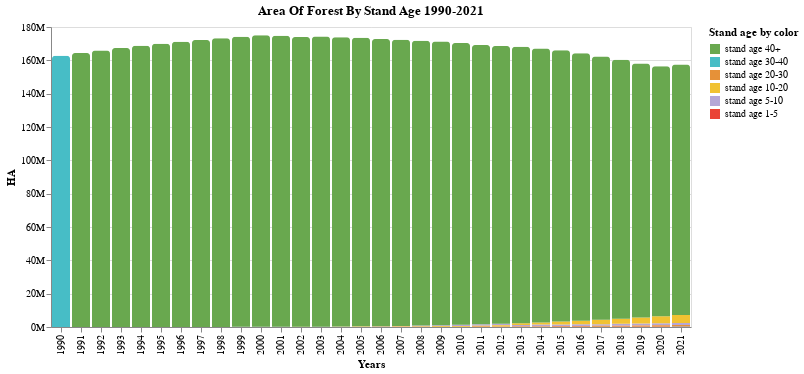

The cell this chart's notebook holds for it:
### Code cell
import altair as alt
chart_title = "area of forest by stand age 1990-2021".title()

alt.Chart(df, title=chart_title).mark_bar(
    cornerRadiusTopLeft=3,
    cornerRadiusTopRight=3
).encode(
    alt.X('year:O', title='Years'),
    alt.Y('sumHa:Q', title='HA', axis=alt.Axis(format='~s')),#sort=alt.EncodingSortField(field='readable', order='ascending')
    alt.Color('readable:O',  legend=alt.Legend(title="Stand age by color"), #sort=alt.EncodingSortField(field='sumHa', order='descending')
              scale=alt.Scale(domain = [ 'stand age 40+','stand age 30-40', 'stand age 20-30','stand age 10-20','stand age 5-10','stand age 1-5'],
#                               scheme='greens'
                              range=['#69a84f','#47bdc6','#e69138','#f1c232','#b5a7d6','#ea4335']
                             ),
              # https://vega.github.io/vega/docs/schemes/#reference
             ),
    order='sumHa:O'
)

### Figure 1 — Vega-Lite specification as saved in the notebook (floating-point values rounded to 4 significant figures)
{"config": {"view": {"continuousWidth": 400, "continuousHeight": 300}}, "data": {"name": "data-60323c042e758ae302c4c7b6f579fd32"}, "mark": {"type": "bar", "cornerRadiusTopLeft": 3, "cornerRadiusTopRight": 3}, "encoding": {"color": {"type": "ordinal", "field": "readable", "legend": {"title": "Stand age by color"}, "scale": {"domain": ["stand age 40+", "stand age 30-40", "stand age 20-30", "stand age 10-20", "stand age 5-10", "stand age 1-5"], "range": ["#69a84f", "#47bdc6", "#e69138", "#f1c232", "#b5a7d6", "#ea4335"]}}, "order": {"type": "ordinal", "field": "sumHa"}, "x": {"type": "ordinal", "field": "year", "title": "Years"}, "y": {"type": "quantitative", "axis": {"format": "~s"}, "field": "sumHa", "title": "HA"}}, "title": "Area Of Forest By Stand Age 1990-2021", "$schema": "https://vega.github.io/schema/vega-lite/v4.8.1.json", "datasets": {"data-60323c042e758ae302c4c7b6f579fd32": [{"system:index": "0_2", "map_name": "area_1990_carbon", "map_value": 6, "readable": "stand age 30-40", "sum": 1809000000.0, ".geo": "{\"type\":\"Point\",\"coordinates\":[0.0,0.0]}", "year": "1990", "sumHa": 162800000.0}, {"system:index": "1_2", "map_name": "area_1991_carbon", "map_value": 2, "readable": "stand age 1-5", "sum": 3359.0, ".geo": "{\"type\":\"Point\",\"coordinates\":[0.0,0.0]}", "year": "1991", "sumHa": 302.3}, {"system:index": "1_3", "map_name": "area_1991_carbon", "map_value": 7, "readable": "stand age 40+", "sum": 1827000000.0, ".geo": "{\"type\":\"Point\",\"coordinates\":[0.0,0.0]}", "year": "1991", "sumHa": 164400000.0}, {"system:index": "2_2", "map_name": "area_1992_carbon", "map_value": 2, "readable": "stand age 1-5", "sum": 18100.0, ".geo": "{\"type\":\"Point\",\"coordinates\":[0.0,0.0]}", "year": "1992", "sumHa": 1629.0}, {"system:index": "2_3", "map_name": "area_1992_carbon", "map_value": 7, "readable": "stand age 40+", "sum": 1843000000.0, ".geo": "{\"type\":\"Point\",\"coordinates\":[0.0,0.0]}", "year": "1992", "sumHa": 165900000.0}, {"system:index": "3_2", "map_name": "area_1993_carbon", "map_value": 2, "readable": "stand age 1-5", "sum": 52780.0, ".geo": "{\"type\":\"Point\",\"coordinates\":[0.0,0.0]}", "year": "1993", "sumHa": 4750.0}, {"system:index": "3_3", "map_name": "area_1993_carbon", "map_value": 7, "readable": "stand age 40+", "sum": 1859000000.0, ".geo": "{\"type\":\"Point\",\"coordinates\":[0.0,0.0]}", "year": "1993", "sumHa": 167300000.0}, {"system:index": "4_2", "map_name": "area_1994_carbon", "map_value": 2, "readable": "stand age 1-5", "sum": 114300.0, ".geo": "{\"type\":\"Point\",\"coordinates\":[0.0,0.0]}", "year": "1994", "sumHa": 10280.0}, {"system:index": "4_3", "map_name": "area_1994_carbon", "map_value": 7, "readable": "stand age 40+", "sum": 1875000000.0, ".geo": "{\"type\":\"Point\",\"coordinates\":[0.0,0.0]}", "year": "1994", "sumHa": 168700000.0}, {"system:index": "5_2", "map_name": "area_1995_carbon", "map_value": 2, "readable": "stand age 1-5", "sum": 205700.0, ".geo": "{\"type\":\"Point\",\"coordinates\":[0.0,0.0]}", "year": "1995", "sumHa": 18510.0}, {"system:index": "5_3", "map_name": "area_1995_carbon", "map_value": 7, "readable": "stand age 40+", "sum": 1889000000.0, ".geo": "{\"type\":\"Point\",\"coordinates\":[0.0,0.0]}", "year": "1995", "sumHa": 170000000.0}, {"system:index": "6_2", "map_name": "area_1996_carbon", "map_value": 2, "readable": "stand age 1-5", "sum": 200900.0, ".geo": "{\"type\":\"Point\",\"coordinates\":[0.0,0.0]}", "year": "1996", "sumHa": 18080.0}, {"system:index": "6_3", "map_name": "area_1996_carbon", "map_value": 3, "readable": "stand age 5-10", "sum": 127800.0, ".geo": "{\"type\":\"Point\",\"coordinates\":[0.0,0.0]}", "year": "1996", "sumHa": 11500.0}, {"system:index": "6_4", "map_name": "area_1996_carbon", "map_value": 7, "readable": "stand age 40+", "sum": 1902000000.0, ".geo": "{\"type\":\"Point\",\"coordinates\":[0.0,0.0]}", "year": "1996", "sumHa": 171200000.0}, {"system:index": "7_2", "map_name": "area_1997_carbon", "map_value": 2, "readable": "stand age 1-5", "sum": 186000.0, ".geo": "{\"type\":\"Point\",\"coordinates\":[0.0,0.0]}", "year": "1997", "sumHa": 16740.0}, {"system:index": "7_3", "map_name": "area_1997_carbon", "map_value": 3, "readable": "stand age 5-10", "sum": 299300.0, ".geo": "{\"type\":\"Point\",\"coordinates\":[0.0,0.0]}", "year": "1997", "sumHa": 26930.0}, {"system:index": "7_4", "map_name": "area_1997_carbon", "map_value": 7, "readable": "stand age 40+", "sum": 1914000000.0, ".geo": "{\"type\":\"Point\",\"coordinates\":[0.0,0.0]}", "year": "1997", "sumHa": 172200000.0}, {"system:index": "8_2", "map_name": "area_1998_carbon", "map_value": 2, "readable": "stand age 1-5", "sum": 138600.0, ".geo": "{\"type\":\"Point\",\"coordinates\":[0.0,0.0]}", "year": "1998", "sumHa": 12470.0}, {"system:index": "8_3", "map_name": "area_1998_carbon", "map_value": 3, "readable": "stand age 5-10", "sum": 539300.0, ".geo": "{\"type\":\"Point\",\"coordinates\":[0.0,0.0]}", "year": "1998", "sumHa": 48540.0}, {"system:index": "8_4", "map_name": "area_1998_carbon", "map_value": 7, "readable": "stand age 40+", "sum": 1924000000.0, ".geo": "{\"type\":\"Point\",\"coordinates\":[0.0,0.0]}", "year": "1998", "sumHa": 173200000.0}, {"system:index": "9_2", "map_name": "area_1999_carbon", "map_value": 2, "readable": "stand age 1-5", "sum": 141900.0, ".geo": "{\"type\":\"Point\",\"coordinates\":[0.0,0.0]}", "year": "1999", "sumHa": 12770.0}, {"system:index": "9_3", "map_name": "area_1999_carbon", "map_value": 3, "readable": "stand age 5-10", "sum": 769100.0, ".geo": "{\"type\":\"Point\",\"coordinates\":[0.0,0.0]}", "year": "1999", "sumHa": 69220.0}, {"system:index": "9_4", "map_name": "area_1999_carbon", "map_value": 7, "readable": "stand age 40+", "sum": 1934000000.0, ".geo": "{\"type\":\"Point\",\"coordinates\":[0.0,0.0]}", "year": "1999", "sumHa": 174100000.0}, {"system:index": "10_2", "map_name": "area_2000_carbon", "map_value": 2, "readable": "stand age 1-5", "sum": 168000.0, ".geo": "{\"type\":\"Point\",\"coordinates\":[0.0,0.0]}", "year": "2000", "sumHa": 15120.0}, {"system:index": "10_3", "map_name": "area_2000_carbon", "map_value": 3, "readable": "stand age 5-10", "sum": 1021000.0, ".geo": "{\"type\":\"Point\",\"coordinates\":[0.0,0.0]}", "year": "2000", "sumHa": 91910.0}, {"system:index": "10_4", "map_name": "area_2000_carbon", "map_value": 7, "readable": "stand age 40+", "sum": 1943000000.0, ".geo": "{\"type\":\"Point\",\"coordinates\":[0.0,0.0]}", "year": "2000", "sumHa": 174900000.0}, {"system:index": "11_2", "map_name": "area_2001_carbon", "map_value": 2, "readable": "stand age 1-5", "sum": 199100.0, ".geo": "{\"type\":\"Point\",\"coordinates\":[0.0,0.0]}", "year": "2001", "sumHa": 17920.0}, {"system:index": "11_3", "map_name": "area_2001_carbon", "map_value": 3, "readable": "stand age 5-10", "sum": 960600.0, ".geo": "{\"type\":\"Point\",\"coordinates\":[0.0,0.0]}", "year": "2001", "sumHa": 86450.0}, {"system:index": "11_4", "map_name": "area_2001_carbon", "map_value": 4, "readable": "stand age 10-20", "sum": 351800.0, ".geo": "{\"type\":\"Point\",\"coordinates\":[0.0,0.0]}", "year": "2001", "sumHa": 31660.0}, {"system:index": "11_5", "map_name": "area_2001_carbon", "map_value": 7, "readable": "stand age 40+", "sum": 1940000000.0, ".geo": "{\"type\":\"Point\",\"coordinates\":[0.0,0.0]}", "year": "2001", "sumHa": 174600000.0}, {"system:index": "12_2", "map_name": "area_2002_carbon", "map_value": 2, "readable": "stand age 1-5", "sum": 261100.0, ".geo": "{\"type\":\"Point\",\"coordinates\":[0.0,0.0]}", "year": "2002", "sumHa": 23500.0}, {"system:index": "12_3", "map_name": "area_2002_carbon", "map_value": 3, "readable": "stand age 5-10", "sum": 889000.0, ".geo": "{\"type\":\"Point\",\"coordinates\":[0.0,0.0]}", "year": "2002", "sumHa": 80010.0}, {"system:index": "12_4", "map_name": "area_2002_carbon", "map_value": 4, "readable": "stand age 10-20", "sum": 759400.0, ".geo": "{\"type\":\"Point\",\"coordinates\":[0.0,0.0]}", "year": "2002", "sumHa": 68340.0}, {"system:index": "12_5", "map_name": "area_2002_carbon", "map_value": 7, "readable": "stand age 40+", "sum": 1932000000.0, ".geo": "{\"type\":\"Point\",\"coordinates\":[0.0,0.0]}", "year": "2002", "sumHa": 173900000.0}, {"system:index": "13_2", "map_name": "area_2003_carbon", "map_value": 2, "readable": "stand age 1-5", "sum": 414100.0, ".geo": "{\"type\":\"Point\",\"coordinates\":[0.0,0.0]}", "year": "2003", "sumHa": 37270.0}, {"system:index": "13_3", "map_name": "area_2003_carbon", "map_value": 3, "readable": "stand age 5-10", "sum": 770500.0, ".geo": "{\"type\":\"Point\",\"coordinates\":[0.0,0.0]}", "year": "2003", "sumHa": 69350.0}, {"system:index": "13_4", "map_name": "area_2003_carbon", "map_value": 4, "readable": "stand age 10-20", "sum": 1282000.0, ".geo": "{\"type\":\"Point\",\"coordinates\":[0.0,0.0]}", "year": "2003", "sumHa": 115400.0}, {"system:index": "13_5", "map_name": "area_2003_carbon", "map_value": 7, "readable": "stand age 40+", "sum": 1934000000.0, ".geo": "{\"type\":\"Point\",\"coordinates\":[0.0,0.0]}", "year": "2003", "sumHa": 174000000.0}, {"system:index": "14_2", "map_name": "area_2004_carbon", "map_value": 2, "readable": "stand age 1-5", "sum": 690000.0, ".geo": "{\"type\":\"Point\",\"coordinates\":[0.0,0.0]}", "year": "2004", "sumHa": 62100.0}, {"system:index": "14_3", "map_name": "area_2004_carbon", "map_value": 3, "readable": "stand age 5-10", "sum": 861800.0, ".geo": "{\"type\":\"Point\",\"coordinates\":[0.0,0.0]}", "year": "2004", "sumHa": 77560.0}, {"system:index": "14_4", "map_name": "area_2004_carbon", "map_value": 4, "readable": "stand age 10-20", "sum": 1683000.0, ".geo": "{\"type\":\"Point\",\"coordinates\":[0.0,0.0]}", "year": "2004", "sumHa": 151500.0}, {"system:index": "14_5", "map_name": "area_2004_carbon", "map_value": 7, "readable": "stand age 40+", "sum": 1928000000.0, ".geo": "{\"type\":\"Point\",\"coordinates\":[0.0,0.0]}", "year": "2004", "sumHa": 173600000.0}, {"system:index": "15_2", "map_name": "area_2005_carbon", "map_value": 2, "readable": "stand age 1-5", "sum": 1195000.0, ".geo": "{\"type\":\"Point\",\"coordinates\":[0.0,0.0]}", "year": "2005", "sumHa": 107500.0}, {"system:index": "15_3", "map_name": "area_2005_carbon", "map_value": 3, "readable": "stand age 5-10", "sum": 979700.0, ".geo": "{\"type\":\"Point\",\"coordinates\":[0.0,0.0]}", "year": "2005", "sumHa": 88170.0}, {"system:index": "15_4", "map_name": "area_2005_carbon", "map_value": 4, "readable": "stand age 10-20", "sum": 2079000.0, ".geo": "{\"type\":\"Point\",\"coordinates\":[0.0,0.0]}", "year": "2005", "sumHa": 187100.0}, {"system:index": "15_5", "map_name": "area_2005_carbon", "map_value": 7, "readable": "stand age 40+", "sum": 1924000000.0, ".geo": "{\"type\":\"Point\",\"coordinates\":[0.0,0.0]}", "year": "2005", "sumHa": 173200000.0}, {"system:index": "16_2", "map_name": "area_2006_carbon", "map_value": 2, "readable": "stand age 1-5", "sum": 1911000.0, ".geo": "{\"type\":\"Point\",\"coordinates\":[0.0,0.0]}", "year": "2006", "sumHa": 172000.0}, {"system:index": "16_3", "map_name": "area_2006_carbon", "map_value": 3, "readable": "stand age 5-10", "sum": 1112000.0, ".geo": "{\"type\":\"Point\",\"coordinates\":[0.0,0.0]}", "year": "2006", "sumHa": 100100.0}, {"system:index": "16_4", "map_name": "area_2006_carbon", "map_value": 4, "readable": "stand age 10-20", "sum": 2525000.0, ".geo": "{\"type\":\"Point\",\"coordinates\":[0.0,0.0]}", "year": "2006", "sumHa": 227300.0}, {"system:index": "16_5", "map_name": "area_2006_carbon", "map_value": 7, "readable": "stand age 40+", "sum": 1915000000.0, ".geo": "{\"type\":\"Point\",\"coordinates\":[0.0,0.0]}", "year": "2006", "sumHa": 172300000.0}, {"system:index": "17_2", "map_name": "area_2007_carbon", "map_value": 2, "readable": "stand age 1-5", "sum": 1901000.0, ".geo": "{\"type\":\"Point\",\"coordinates\":[0.0,0.0]}", "year": "2007", "sumHa": 171100.0}, {"system:index": "17_3", "map_name": "area_2007_carbon", "map_value": 3, "readable": "stand age 5-10", "sum": 2257000.0, ".geo": "{\"type\":\"Point\",\"coordinates\":[0.0,0.0]}", "year": "2007", "sumHa": 203200.0}, {"system:index": "17_4", "map_name": "area_2007_carbon", "map_value": 4, "readable": "stand age 10-20", "sum": 3035000.0, ".geo": "{\"type\":\"Point\",\"coordinates\":[0.0,0.0]}", "year": "2007", "sumHa": 273100.0}, {"system:index": "17_5", "map_name": "area_2007_carbon", "map_value": 7, "readable": "stand age 40+", "sum": 1908000000.0, ".geo": "{\"type\":\"Point\",\"coordinates\":[0.0,0.0]}", "year": "2007", "sumHa": 171800000.0}, {"system:index": "18_2", "map_name": "area_2008_carbon", "map_value": 2, "readable": "stand age 1-5", "sum": 1476000.0, ".geo": "{\"type\":\"Point\",\"coordinates\":[0.0,0.0]}", "year": "2008", "sumHa": 132900.0}, {"system:index": "18_3", "map_name": "area_2008_carbon", "map_value": 3, "readable": "stand age 5-10", "sum": 4081000.0, ".geo": "{\"type\":\"Point\",\"coordinates\":[0.0,0.0]}", "year": "2008", "sumHa": 367300.0}, {"system:index": "18_4", "map_name": "area_2008_carbon", "map_value": 4, "readable": "stand age 10-20", "sum": 3651000.0, ".geo": "{\"type\":\"Point\",\"coordinates\":[0.0,0.0]}", "year": "2008", "sumHa": 328600.0}, {"system:index": "18_5", "map_name": "area_2008_carbon", "map_value": 7, "readable": "stand age 40+", "sum": 1900000000.0, ".geo": "{\"type\":\"Point\",\"coordinates\":[0.0,0.0]}", "year": "2008", "sumHa": 171000000.0}, {"system:index": "19_2", "map_name": "area_2009_carbon", "map_value": 2, "readable": "stand age 1-5", "sum": 2007000.0, ".geo": "{\"type\":\"Point\",\"coordinates\":[0.0,0.0]}", "year": "2009", "sumHa": 180700.0}, {"system:index": "19_3", "map_name": "area_2009_carbon", "map_value": 3, "readable": "stand age 5-10", "sum": 5176000.0, ".geo": "{\"type\":\"Point\",\"coordinates\":[0.0,0.0]}", "year": "2009", "sumHa": 465800.0}, {"system:index": "19_4", "map_name": "area_2009_carbon", "map_value": 4, "readable": "stand age 10-20", "sum": 4431000.0, ".geo": "{\"type\":\"Point\",\"coordinates\":[0.0,0.0]}", "year": "2009", "sumHa": 398800.0}, {"system:index": "19_5", "map_name": "area_2009_carbon", "map_value": 7, "readable": "stand age 40+", "sum": 1891000000.0, ".geo": "{\"type\":\"Point\",\"coordinates\":[0.0,0.0]}", "year": "2009", "sumHa": 170200000.0}, {"system:index": "20_2", "map_name": "area_2010_carbon", "map_value": 2, "readable": "stand age 1-5", "sum": 1979000.0, ".geo": "{\"type\":\"Point\",\"coordinates\":[0.0,0.0]}", "year": "2010", "sumHa": 178100.0}, {"system:index": "20_3", "map_name": "area_2010_carbon", "map_value": 3, "readable": "stand age 5-10", "sum": 7316000.0, ".geo": "{\"type\":\"Point\",\"coordinates\":[0.0,0.0]}", "year": "2010", "sumHa": 658400.0}, {"system:index": "20_4", "map_name": "area_2010_carbon", "map_value": 4, "readable": "stand age 10-20", "sum": 5159000.0, ".geo": "{\"type\":\"Point\",\"coordinates\":[0.0,0.0]}", "year": "2010", "sumHa": 464300.0}, {"system:index": "20_5", "map_name": "area_2010_carbon", "map_value": 7, "readable": "stand age 40+", "sum": 1880000000.0, ".geo": "{\"type\":\"Point\",\"coordinates\":[0.0,0.0]}", "year": "2010", "sumHa": 169200000.0}, {"system:index": "21_2", "map_name": "area_2011_carbon", "map_value": 2, "readable": "stand age 1-5", "sum": 2180000.0, ".geo": "{\"type\":\"Point\",\"coordinates\":[0.0,0.0]}", "year": "2011", "sumHa": 196200.0}, {"system:index": "21_3", "map_name": "area_2011_carbon", "map_value": 3, "readable": "stand age 5-10", "sum": 9548000.0, ".geo": "{\"type\":\"Point\",\"coordinates\":[0.0,0.0]}", "year": "2011", "sumHa": 859300.0}, {"system:index": "21_4", "map_name": "area_2011_carbon", "map_value": 4, "readable": "stand age 10-20", "sum": 5194000.0, ".geo": "{\"type\":\"Point\",\"coordinates\":[0.0,0.0]}", "year": "2011", "sumHa": 467400.0}, {"system:index": "21_5", "map_name": "area_2011_carbon", "map_value": 5, "readable": "stand age 20-30", "sum": 790700.0, ".geo": "{\"type\":\"Point\",\"coordinates\":[0.0,0.0]}", "year": "2011", "sumHa": 71160.0}, {"system:index": "21_6", "map_name": "area_2011_carbon", "map_value": 7, "readable": "stand age 40+", "sum": 1863000000.0, ".geo": "{\"type\":\"Point\",\"coordinates\":[0.0,0.0]}", "year": "2011", "sumHa": 167700000.0}, {"system:index": "22_2", "map_name": "area_2012_carbon", "map_value": 2, "readable": "stand age 1-5", "sum": 2022000.0, ".geo": "{\"type\":\"Point\",\"coordinates\":[0.0,0.0]}", "year": "2012", "sumHa": 182000.0}, {"system:index": "22_3", "map_name": "area_2012_carbon", "map_value": 3, "readable": "stand age 5-10", "sum": 9811000.0, ".geo": "{\"type\":\"Point\",\"coordinates\":[0.0,0.0]}", "year": "2012", "sumHa": 883000.0}, {"system:index": "22_4", "map_name": "area_2012_carbon", "map_value": 4, "readable": "stand age 10-20", "sum": 8017000.0, ".geo": "{\"type\":\"Point\",\"coordinates\":[0.0,0.0]}", "year": "2012", "sumHa": 721600.0}, {"system:index": "22_5", "map_name": "area_2012_carbon", "map_value": 5, "readable": "stand age 20-30", "sum": 1636000.0, ".geo": "{\"type\":\"Point\",\"coordinates\":[0.0,0.0]}", "year": "2012", "sumHa": 147200.0}, {"system:index": "22_6", "map_name": "area_2012_carbon", "map_value": 7, "readable": "stand age 40+", "sum": 1853000000.0, ".geo": "{\"type\":\"Point\",\"coordinates\":[0.0,0.0]}", "year": "2012", "sumHa": 166700000.0}, {"system:index": "23_2", "map_name": "area_2013_carbon", "map_value": 2, "readable": "stand age 1-5", "sum": 2214000.0, ".geo": "{\"type\":\"Point\",\"coordinates\":[0.0,0.0]}", "year": "2013", "sumHa": 199200.0}, {"system:index": "23_3", "map_name": "area_2013_carbon", "map_value": 3, "readable": "stand age 5-10", "sum": 8681000.0, ".geo": "{\"type\":\"Point\",\"coordinates\":[0.0,0.0]}", "year": "2013", "sumHa": 781300.0}, {"system:index": "23_4", "map_name": "area_2013_carbon", "map_value": 4, "readable": "stand age 10-20", "sum": 12230000.0, ".geo": "{\"type\":\"Point\",\"coordinates\":[0.0,0.0]}", "year": "2013", "sumHa": 1101000.0}, {"system:index": "23_5", "map_name": "area_2013_carbon", "map_value": 5, "readable": "stand age 20-30", "sum": 2661000.0, ".geo": "{\"type\":\"Point\",\"coordinates\":[0.0,0.0]}", "year": "2013", "sumHa": 239500.0}, {"system:index": "23_6", "map_name": "area_2013_carbon", "map_value": 7, "readable": "stand age 40+", "sum": 1843000000.0, ".geo": "{\"type\":\"Point\",\"coordinates\":[0.0,0.0]}", "year": "2013", "sumHa": 165800000.0}, {"system:index": "24_2", "map_name": "area_2014_carbon", "map_value": 2, "readable": "stand age 1-5", "sum": 2351000.0, ".geo": "{\"type\":\"Point\",\"coordinates\":[0.0,0.0]}", "year": "2014", "sumHa": 211600.0}, {"system:index": "24_3", "map_name": "area_2014_carbon", "map_value": 3, "readable": "stand age 5-10", "sum": 10550000.0, ".geo": "{\"type\":\"Point\",\"coordinates\":[0.0,0.0]}", "year": "2014", "sumHa": 949900.0}, {"system:index": "24_4", "map_name": "area_2014_carbon", "map_value": 4, "readable": "stand age 10-20", "sum": 14350000.0, ".geo": "{\"type\":\"Point\",\"coordinates\":[0.0,0.0]}", "year": "2014", "sumHa": 1291000.0}, {"system:index": "24_5", "map_name": "area_2014_carbon", "map_value": 5, "readable": "stand age 20-30", "sum": 3331000.0, ".geo": "{\"type\":\"Point\",\"coordinates\":[0.0,0.0]}", "year": "2014", "sumHa": 299800.0}, {"system:index": "24_6", "map_name": "area_2014_carbon", "map_value": 7, "readable": "stand age 40+", "sum": 1827000000.0, ".geo": "{\"type\":\"Point\",\"coordinates\":[0.0,0.0]}", "year": "2014", "sumHa": 164400000.0}, {"system:index": "25_2", "map_name": "area_2015_carbon", "map_value": 2, "readable": "stand age 1-5", "sum": 2532000.0, ".geo": "{\"type\":\"Point\",\"coordinates\":[0.0,0.0]}", "year": "2015", "sumHa": 227900.0}, {"system:index": "25_3", "map_name": "area_2015_carbon", "map_value": 3, "readable": "stand age 5-10", "sum": 10530000.0, ".geo": "{\"type\":\"Point\",\"coordinates\":[0.0,0.0]}", "year": "2015", "sumHa": 947400.0}, {"system:index": "25_4", "map_name": "area_2015_carbon", "map_value": 4, "readable": "stand age 10-20", "sum": 18900000.0, ".geo": "{\"type\":\"Point\",\"coordinates\":[0.0,0.0]}", "year": "2015", "sumHa": 1701000.0}, {"system:index": "25_5", "map_name": "area_2015_carbon", "map_value": 5, "readable": "stand age 20-30", "sum": 3931000.0, ".geo": "{\"type\":\"Point\",\"coordinates\":[0.0,0.0]}", "year": "2015", "sumHa": 353800.0}, {"system:index": "25_6", "map_name": "area_2015_carbon", "map_value": 7, "readable": "stand age 40+", "sum": 1809000000.0, ".geo": "{\"type\":\"Point\",\"coordinates\":[0.0,0.0]}", "year": "2015", "sumHa": 162800000.0}, {"system:index": "26_2", "map_name": "area_2016_carbon", "map_value": 2, "readable": "stand age 1-5", "sum": 2581000.0, ".geo": "{\"type\":\"Point\",\"coordinates\":[0.0,0.0]}", "year": "2016", "sumHa": 232300.0}, {"system:index": "26_3", "map_name": "area_2016_carbon", "map_value": 3, "readable": "stand age 5-10", "sum": 11330000.0, ".geo": "{\"type\":\"Point\",\"coordinates\":[0.0,0.0]}", "year": "2016", "sumHa": 1020000.0}, {"system:index": "26_4", "map_name": "area_2016_carbon", "map_value": 4, "readable": "stand age 10-20", "sum": 23170000.0, ".geo": "{\"type\":\"Point\",\"coordinates\":[0.0,0.0]}", "year": "2016", "sumHa": 2086000.0}, {"system:index": "26_5", "map_name": "area_2016_carbon", "map_value": 5, "readable": "stand age 20-30", "sum": 4598000.0, ".geo": "{\"type\":\"Point\",\"coordinates\":[0.0,0.0]}", "year": "2016", "sumHa": 413800.0}, {"system:index": "26_6", "map_name": "area_2016_carbon", "map_value": 7, "readable": "stand age 40+", "sum": 1783000000.0, ".geo": "{\"type\":\"Point\",\"coordinates\":[0.0,0.0]}", "year": "2016", "sumHa": 160500000.0}, {"system:index": "27_2", "map_name": "area_2017_carbon", "map_value": 2, "readable": "stand age 1-5", "sum": 2275000.0, ".geo": "{\"type\":\"Point\",\"coordinates\":[0.0,0.0]}", "year": "2017", "sumHa": 204800.0}, {"system:index": "27_3", "map_name": "area_2017_carbon", "map_value": 3, "readable": "stand age 5-10", "sum": 11440000.0, ".geo": "{\"type\":\"Point\",\"coordinates\":[0.0,0.0]}", "year": "2017", "sumHa": 1029000.0}, {"system:index": "27_4", "map_name": "area_2017_carbon", "map_value": 4, "readable": "stand age 10-20", "sum": 28990000.0, ".geo": "{\"type\":\"Point\",\"coordinates\":[0.0,0.0]}", "year": "2017", "sumHa": 2609000.0}, {"system:index": "27_5", "map_name": "area_2017_carbon", "map_value": 5, "readable": "stand age 20-30", "sum": 5345000.0, ".geo": "{\"type\":\"Point\",\"coordinates\":[0.0,0.0]}", "year": "2017", "sumHa": 481100.0}, {"system:index": "27_6", "map_name": "area_2017_carbon", "map_value": 7, "readable": "stand age 40+", "sum": 1756000000.0, ".geo": "{\"type\":\"Point\",\"coordinates\":[0.0,0.0]}", "year": "2017", "sumHa": 158000000.0}, {"system:index": "28_2", "map_name": "area_2018_carbon", "map_value": 2, "readable": "stand age 1-5", "sum": 2581000.0, ".geo": "{\"type\":\"Point\",\"coordinates\":[0.0,0.0]}", "year": "2018", "sumHa": 232200.0}, {"system:index": "28_3", "map_name": "area_2018_carbon", "map_value": 3, "readable": "stand age 5-10", "sum": 12050000.0, ".geo": "{\"type\":\"Point\",\"coordinates\":[0.0,0.0]}", "year": "2018", "sumHa": 1085000.0}, {"system:index": "28_4", "map_name": "area_2018_carbon", "map_value": 4, "readable": "stand age 10-20", "sum": 34130000.0, ".geo": "{\"type\":\"Point\",\"coordinates\":[0.0,0.0]}", "year": "2018", "sumHa": 3072000.0}, {"system:index": "28_5", "map_name": "area_2018_carbon", "map_value": 5, "readable": "stand age 20-30", "sum": 6275000.0, ".geo": "{\"type\":\"Point\",\"coordinates\":[0.0,0.0]}", "year": "2018", "sumHa": 564800.0}, {"system:index": "28_6", "map_name": "area_2018_carbon", "map_value": 7, "readable": "stand age 40+", "sum": 1727000000.0, ".geo": "{\"type\":\"Point\",\"coordinates\":[0.0,0.0]}", "year": "2018", "sumHa": 155400000.0}, {"system:index": "29_2", "map_name": "area_2019_carbon", "map_value": 2, "readable": "stand age 1-5", "sum": 3192000.0, ".geo": "{\"type\":\"Point\",\"coordinates\":[0.0,0.0]}", "year": "2019", "sumHa": 287300.0}, {"system:index": "29_3", "map_name": "area_2019_carbon", "map_value": 3, "readable": "stand age 5-10", "sum": 12300000.0, ".geo": "{\"type\":\"Point\",\"coordinates\":[0.0,0.0]}", "year": "2019", "sumHa": 1107000.0}, {"system:index": "29_4", "map_name": "area_2019_carbon", "map_value": 4, "readable": "stand age 10-20", "sum": 39710000.0, ".geo": "{\"type\":\"Point\",\"coordinates\":[0.0,0.0]}", "year": "2019", "sumHa": 3574000.0}, {"system:index": "29_5", "map_name": "area_2019_carbon", "map_value": 5, "readable": "stand age 20-30", "sum": 7490000.0, ".geo": "{\"type\":\"Point\",\"coordinates\":[0.0,0.0]}", "year": "2019", "sumHa": 674100.0}, {"system:index": "29_6", "map_name": "area_2019_carbon", "map_value": 7, "readable": "stand age 40+", "sum": 1693000000.0, ".geo": "{\"type\":\"Point\",\"coordinates\":[0.0,0.0]}", "year": "2019", "sumHa": 152400000.0}, {"system:index": "30_2", "map_name": "area_2020_carbon", "map_value": 2, "readable": "stand age 1-5", "sum": 3665000.0, ".geo": "{\"type\":\"Point\",\"coordinates\":[0.0,0.0]}", "year": "2020", "sumHa": 329800.0}, {"system:index": "30_3", "map_name": "area_2020_carbon", "map_value": 3, "readable": "stand age 5-10", "sum": 13010000.0, ".geo": "{\"type\":\"Point\",\"coordinates\":[0.0,0.0]}", "year": "2020", "sumHa": 1171000.0}, {"system:index": "30_4", "map_name": "area_2020_carbon", "map_value": 4, "readable": "stand age 10-20", "sum": 45920000.0, ".geo": "{\"type\":\"Point\",\"coordinates\":[0.0,0.0]}", "year": "2020", "sumHa": 4132000.0}, {"system:index": "30_5", "map_name": "area_2020_carbon", "map_value": 5, "readable": "stand age 20-30", "sum": 8480000.0, ".geo": "{\"type\":\"Point\",\"coordinates\":[0.0,0.0]}", "year": "2020", "sumHa": 763200.0}, {"system:index": "30_6", "map_name": "area_2020_carbon", "map_value": 7, "readable": "stand age 40+", "sum": 1667000000.0, ".geo": "{\"type\":\"Point\",\"coordinates\":[0.0,0.0]}", "year": "2020", "sumHa": 150000000.0}, {"system:index": "31_1", "map_name": "area_2021_carbon", "map_value": 2, "readable": "stand age 1-5", "sum": 4277000.0, ".geo": "{\"type\":\"Point\",\"coordinates\":[0.0,0.0]}", "year": "2021", "sumHa": 385000.0}, {"system:index": "31_2", "map_name": "area_2021_carbon", "map_value": 3, "readable": "stand age 5-10", "sum": 13470000.0, ".geo": "{\"type\":\"Point\",\"coordinates\":[0.0,0.0]}", "year": "2021", "sumHa": 1212000.0}, {"system:index": "31_3", "map_name": "area_2021_carbon", "map_value": 4, "readable": "stand age 10-20", "sum": 53050000.0, ".geo": "{\"type\":\"Point\",\"coordinates\":[0.0,0.0]}", "year": "2021", "sumHa": 4774000.0}, {"system:index": "31_4", "map_name": "area_2021_carbon", "map_value": 5, "readable": "stand age 20-30", "sum": 8623000.0, ".geo": "{\"type\":\"Point\",\"coordinates\":[0.0,0.0]}", "year": "2021", "sumHa": 776100.0}, {"system:index": "31_5", "map_name": "area_2021_carbon", "map_value": 6, "readable": "stand age 30-40", "sum": 1060000.0, ".geo": "{\"type\":\"Point\",\"coordinates\":[0.0,0.0]}", "year": "2021", "sumHa": 95410.0}, {"system:index": "31_6", "map_name": "area_2021_carbon", "map_value": 7, "readable": "stand age 40+", "sum": 1669000000.0, ".geo": "{\"type\":\"Point\",\"coordinates\":[0.0,0.0]}", "year": "2021", "sumHa": 150200000.0}]}}
